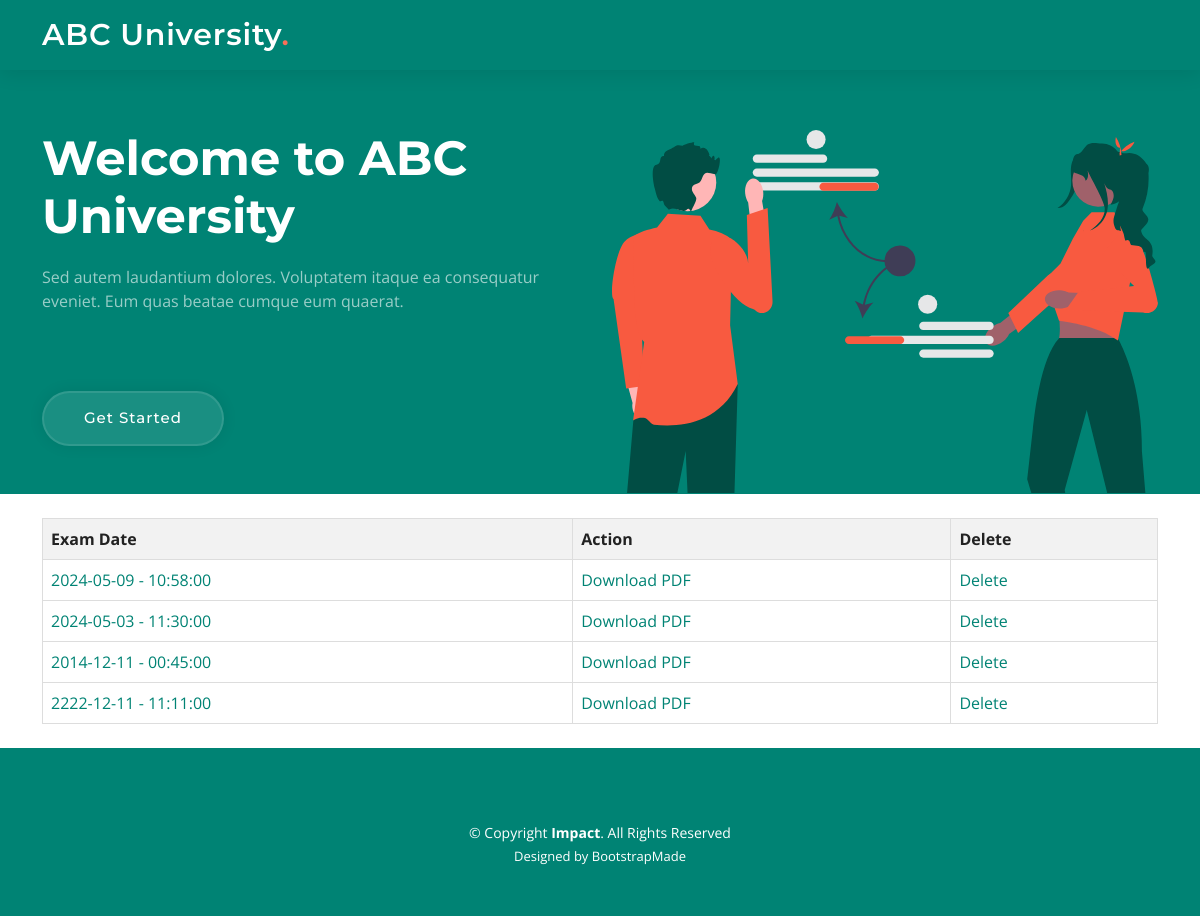
Screenshot of /examing/ with the database file from the repository.
### exam/models.py (models this page shows, shortened)
class GereratingExam(models.Model):
    GENDER_CHOICES = [
        ('1', 'Semester 1'),('2', 'Semester 2'),('3', 'Semester 3'),('4', 'Semester 4'),('5', 'Semester 5'),('6', 'Semester 6')
    ]
    exam_date = models.DateField(auto_now=False, auto_now_add=False)
    exam_time = models.TimeField(auto_now=False, auto_now_add=False)
    semester = models.CharField(max_length=1,choices=GENDER_CHOICES,null=True, blank=True)
    hall = models.ManyToManyField(Data)  # Assuming Data is another model you have defined
    created_at = models.DateTimeField(auto_now_add=True, null=True, blank=True)
    def __str__(self):
        return f"{self.exam_date} - {self.exam_time}"

### exam/views.py (the view)
# urls.py: path('examing/', views.Listing, name='exam_list_alls'),
def Listing(request):
    examing = GereratingExam.objects.all().order_by('-created_at')
    current_time = timezone.now()
    for exam in examing:
        exam.is_new = (current_time - exam.created_at) <= timedelta(days=2)
    return render(request, 'examlistall.html', {'examing': examing})

### templates/examlistall.html (shortened to what this page needs)
{% extends "base.html" %}
{% load static %}
{% block content %}
<div class="container my-4">
<table>
    <thead>
      <tr>
        <th>Exam Date</th>
        <th>Action</th>
        <th>Delete</th>
      </tr>
    </thead>
    <tbody>
      {% for item in examing %}
      <tr>
          <td>
              <a href="{% url 'exam_list' item.id %}">{{ item }}</a>
          </td>
          <td><a href="{% url 'pdf' item.id %}">Download PDF</a></td>
          <td><a href="{% url 'delete_pdf' item.id %}">Delete</a></td>
      </tr>
      {% endfor %}
    </tbody>
  </table>
</div>
{% endblock content %}

### static/assets/css/main.css (style rules this page uses)
:root { --font-default: "Open Sans", system-ui, -apple-system, "Segoe UI", Roboto, "Helvetica Neue", Arial, "Noto Sans", "Liberation Sans", sans-serif, "Apple Color Emoji", "Segoe UI Emoji", "Segoe UI Symbol", "Noto Color Emoji"; --font-primary: "Montserrat", sans-serif; --font-secondary: "Poppins", sans-serif; }
:root { --color-default: #222222; --color-primary: #008374; --color-secondary: #f85a40; }
:root { scroll-behavior: smooth; }
body { font-family: var(--font-default); color: var(--color-default); }
a { color: var(--color-primary); text-decoration: none; }

### templates/examlistall.html (style rules this page uses)
table { border-collapse: collapse; width: 100%; }
th, td { border: 1px solid #dddddd; text-align: left; padding: 8px; }
th { background-color: #f2f2f2; }

### rows the page displays
GereratingExam: exam_date+exam_time "2024-05-09 - 10:58:00"
GereratingExam: exam_date+exam_time "2024-05-03 - 11:30:00"
GereratingExam: exam_date+exam_time "2014-12-11 - 00:45:00"
GereratingExam: exam_date+exam_time "2222-12-11 - 11:11:00"
